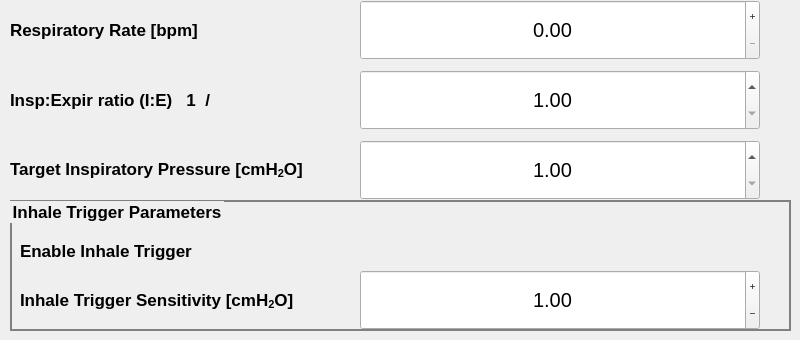
      <widget class="QWidget" name="tab">
       <attribute name="title">
        <string>PCV</string>
       </attribute>
       <widget class="QLabel" name="label">
        <property name="geometry">
         <rect>
          <x>10</x>
          <y>0</y>
          <width>340</width>
          <height>60</height>
         </rect>
        </property>
        <property name="font">
         <font>
          <family>Cantarell</family>
          <pointsize>13</pointsize>
          <weight>75</weight>
          <bold>true</bold>
         </font>
        </property>
        <property name="text">
         <string>Respiratory Rate [bpm]</string>
        </property>
       </widget>
       <widget class="QLabel" name="label_2">
        <property name="geometry">
         <rect>
          <x>10</x>
          <y>70</y>
          <width>340</width>
          <height>60</height>
         </rect>
        </property>
        <property name="font">
         <font>
          <family>Cantarell</family>
          <pointsize>13</pointsize>
          <weight>75</weight>
          <bold>true</bold>
         </font>
        </property>
        <property name="text">
         <string>Insp:Expir ratio (I:E)   1  /</string>
        </property>
       </widget>
       <widget class="QDoubleSpinBox" name="spinBox_rr">
        <property name="geometry">
         <rect>
          <x>360</x>
          <y>0</y>
          <width>400</width>
          <height>60</height>
         </rect>
        </property>
        <property name="font">
         <font>
          <pointsize>15</pointsize>
         </font>
        </property>
        <property name="styleSheet">
         <string notr="true"/>
        </property>
        <property name="alignment">
         <set>Qt::AlignCenter</set>
        </property>
        <property name="buttonSymbols">
         <enum>QAbstractSpinBox::PlusMinus</enum>
        </property>
       </widget>
       <widget class="QDoubleSpinBox" name="spinBox_insp_expir_ratio">
        <property name="geometry">
         <rect>
          <x>360</x>
          <y>70</y>
          <width>400</width>
          <height>60</height>
         </rect>
        </property>
        <property name="font">
         <font>
          <pointsize>15</pointsize>
          <weight>50</weight>
          <bold>false</bold>
         </font>
        </property>
        <property name="alignment">
         <set>Qt::AlignCenter</set>
        </property>
        <property name="minimum">
         <double>1.000000000000000</double>
        </property>
        <property name="maximum">
         <double>10.000000000000000</double>
        </property>
        <property name="singleStep">
         <double>0.100000000000000</double>
        </property>
       </widget>
       <widget class="QPushButton" name="fake_btn_rr">
        <property name="geometry">
         <rect>
          <x>440</x>
          <y>0</y>
          <width>240</width>
          <height>60</height>
         </rect>
        </property>
        <property name="palette">
         <palette>
          <active>
           <colorrole role="Button">
            <brush brushstyle="SolidPattern">
             <color alpha="0">
              <red>0</red>
              <green>0</green>
              <blue>0</blue>
             </color>
            </brush>
           </colorrole>
           <colorrole role="Base">
            <brush brushstyle="SolidPattern">
             <color alpha="0">
              <red>0</red>
              <green>0</green>
              <blue>0</blue>
             </color>
            </brush>
           </colorrole>
           <colorrole role="Window">
            <brush brushstyle="SolidPattern">
             <color alpha="0">
              <red>0</red>
              <green>0</green>
              <blue>0</blue>
             </color>
            </brush>
           </colorrole>
          </active>
          <inactive>
           <colorrole role="Button">
            <brush brushstyle="SolidPattern">
             <color alpha="0">
              <red>0</red>
              <green>0</green>
              <blue>0</blue>
             </color>
            </brush>
           </colorrole>
           <colorrole role="Base">
            <brush brushstyle="SolidPattern">
             <color alpha="0">
              <red>0</red>
              <green>0</green>
              <blue>0</blue>
             </color>
            </brush>
           </colorrole>
           <colorrole role="Window">
            <brush brushstyle="SolidPattern">
             <color alpha="0">
              <red>0</red>
              <green>0</green>
              <blue>0</blue>
             </color>
            </brush>
           </colorrole>
          </inactive>
          <disabled>
           <colorrole role="Button">
            <brush brushstyle="SolidPattern">
             <color alpha="0">
              <red>0</red>
              <green>0</green>
              <blue>0</blue>
             </color>
            </brush>
           </colorrole>
           <colorrole role="Base">
            <brush brushstyle="SolidPattern">
             <color alpha="0">
              <red>0</red>
              <green>0</green>
              <blue>0</blue>
             </color>
            </brush>
           </colorrole>
           <colorrole role="Window">
            <brush brushstyle="SolidPattern">
             <color alpha="0">
              <red>0</red>
              <green>0</green>
              <blue>0</blue>
             </color>
            </brush>
           </colorrole>
          </disabled>
         </palette>
        </property>
        <property name="font">
         <font>
          <underline>false</underline>
         </font>
        </property>
        <property name="styleSheet">
         <string notr="true">QPushButton {
	background-color: rgba(0, 0, 0, 0);
     border-style: outset;
}</string>
        </property>
        <property name="text">
         <string/>
        </property>
       </widget>
       <widget class="QPushButton" name="fake_btn_ie">
        <property name="geometry">
         <rect>
          <x>440</x>
          <y>70</y>
          <width>240</width>
          <height>60</height>
         </rect>
        </property>
        <property name="palette">
         <palette>
          <active>
           <colorrole role="Button">
            <brush brushstyle="SolidPattern">
             <color alpha="0">
              <red>0</red>
              <green>0</green>
              <blue>0</blue>
             </color>
            </brush>
           </colorrole>
           <colorrole role="Base">
            <brush brushstyle="SolidPattern">
             <color alpha="0">
              <red>0</red>
              <green>0</green>
              <blue>0</blue>
             </color>
            </brush>
           </colorrole>
           <colorrole role="Window">
            <brush brushstyle="SolidPattern">
             <color alpha="0">
              <red>0</red>
              <green>0</green>
              <blue>0</blue>
             </color>
            </brush>
           </colorrole>
          </active>
          <inactive>
           <colorrole role="Button">
            <brush brushstyle="SolidPattern">
             <color alpha="0">
              <red>0</red>
              <green>0</green>
              <blue>0</blue>
             </color>
            </brush>
           </colorrole>
           <colorrole role="Base">
            <brush brushstyle="SolidPattern">
             <color alpha="0">
              <red>0</red>
              <green>0</green>
              <blue>0</blue>
             </color>
            </brush>
           </colorrole>
           <colorrole role="Window">
            <brush brushstyle="SolidPattern">
             <color alpha="0">
              <red>0</red>
              <green>0</green>
              <blue>0</blue>
             </color>
            </brush>
           </colorrole>
          </inactive>
          <disabled>
           <colorrole role="Button">
            <brush brushstyle="SolidPattern">
             <color alpha="0">
              <red>0</red>
              <green>0</green>
              <blue>0</blue>
             </color>
            </brush>
           </colorrole>
           <colorrole role="Base">
            <brush brushstyle="SolidPattern">
             <color alpha="0">
              <red>0</red>
              <green>0</green>
              <blue>0</blue>
             </color>
            </brush>
           </colorrole>
           <colorrole role="Window">
            <brush brushstyle="SolidPattern">
             <color alpha="0">
              <red>0</red>
              <green>0</green>
              <blue>0</blue>
             </color>
            </brush>
           </colorrole>
          </disabled>
         </palette>
        </property>
        <property name="font">
         <font>
          <underline>false</underline>
         </font>
        </property>
        <property name="styleSheet">
         <string notr="true">QPushButton {
	background-color: rgba(0, 0, 0, 0);
     border-style: outset;
}</string>
        </property>
        <property name="text">
         <string/>
        </property>
       </widget>
       <widget class="QLabel" name="label_3">
        <property name="geometry">
         <rect>
          <x>10</x>
          <y>139</y>
          <width>340</width>
          <height>60</height>
         </rect>
        </property>
        <property name="font">
         <font>
          <family>Cantarell</family>
          <pointsize>13</pointsize>
          <weight>75</weight>
          <bold>true</bold>
         </font>
        </property>
        <property name="text">
         <string>&lt;html&gt;&lt;head/&gt;&lt;body&gt;&lt;p&gt;Target Inspiratory Pressure [cmH&lt;span style=&quot; vertical-align:sub;&quot;&gt;2&lt;/span&gt;O]&lt;/p&gt;&lt;/body&gt;&lt;/html&gt;</string>
        </property>
       </widget>
       <widget class="QDoubleSpinBox" name="spinBox_insp_pressure">
        <property name="geometry">
         <rect>
          <x>360</x>
          <y>140</y>
          <width>400</width>
          <height>60</height>
         </rect>
        </property>
        <property name="font">
         <font>
          <pointsize>15</pointsize>
          <weight>50</weight>
          <bold>false</bold>
         </font>
        </property>
        <property name="alignment">
         <set>Qt::AlignCenter</set>
        </property>
        <property name="minimum">
         <double>1.000000000000000</double>
        </property>
        <property name="maximum">
         <double>10.000000000000000</double>
        </property>
        <property name="singleStep">
         <double>0.100000000000000</double>
        </property>
       </widget>
       <widget class="QPushButton" name="fake_btn_insp_pressure">
        <property name="geometry">
         <rect>
          <x>440</x>
          <y>140</y>
          <width>240</width>
          <height>60</height>
         </rect>
        </property>
        <property name="palette">
         <palette>
          <active>
           <colorrole role="Button">
            <brush brushstyle="SolidPattern">
             <color alpha="0">
              <red>0</red>
              <green>0</green>
              <blue>0</blue>
             </color>
            </brush>
           </colorrole>
           <colorrole role="Base">
            <brush brushstyle="SolidPattern">
             <color alpha="0">
              <red>0</red>
              <green>0</green>
              <blue>0</blue>
             </color>
            </brush>
           </colorrole>
           <colorrole role="Window">
            <brush brushstyle="SolidPattern">
             <color alpha="0">
              <red>0</red>
              <green>0</green>
              <blue>0</blue>
             </color>
            </brush>
           </colorrole>
          </active>
          <inactive>
           <colorrole role="Button">
            <brush brushstyle="SolidPattern">
             <color alpha="0">
              <red>0</red>
              <green>0</green>
              <blue>0</blue>
             </color>
            </brush>
           </colorrole>
           <colorrole role="Base">
            <brush brushstyle="SolidPattern">
             <color alpha="0">
              <red>0</red>
              <green>0</green>
              <blue>0</blue>
             </color>
            </brush>
           </colorrole>
           <colorrole role="Window">
            <brush brushstyle="SolidPattern">
             <color alpha="0">
              <red>0</red>
              <green>0</green>
              <blue>0</blue>
             </color>
            </brush>
           </colorrole>
          </inactive>
          <disabled>
           <colorrole role="Button">
            <brush brushstyle="SolidPattern">
             <color alpha="0">
              <red>0</red>
              <green>0</green>
              <blue>0</blue>
             </color>
            </brush>
           </colorrole>
           <colorrole role="Base">
            <brush brushstyle="SolidPattern">
             <color alpha="0">
              <red>0</red>
              <green>0</green>
              <blue>0</blue>
             </color>
            </brush>
           </colorrole>
           <colorrole role="Window">
            <brush brushstyle="SolidPattern">
             <color alpha="0">
              <red>0</red>
              <green>0</green>
              <blue>0</blue>
             </color>
            </brush>
           </colorrole>
          </disabled>
         </palette>
        </property>
        <property name="font">
         <font>
          <underline>false</underline>
         </font>
        </property>
        <property name="styleSheet">
         <string notr="true">QPushButton {
	background-color: rgba(0, 0, 0, 0);
     border-style: outset;
}</string>
        </property>
        <property name="text">
         <string/>
        </property>
       </widget>
       <widget class="QGroupBox" name="groupBox_3">
        <property name="geometry">
         <rect>
          <x>10</x>
          <y>200</y>
          <width>781</width>
          <height>131</height>
         </rect>
        </property>
        <property name="font">
         <font>
          <pointsize>13</pointsize>
          <weight>75</weight>
          <bold>true</bold>
         </font>
        </property>
        <property name="styleSheet">
         <string notr="true">QGroupBox {
border: 2px solid gray;
}</string>
        </property>
        <property name="title">
         <string>Inhale Trigger Parameters</string>
        </property>
        <widget class="QDoubleSpinBox" name="spinBox_trigger_sensitivity">
         <property name="geometry">
          <rect>
           <x>350</x>
           <y>70</y>
           <width>400</width>
           <height>60</height>
          </rect>
         </property>
         <property name="font">
          <font>
           <pointsize>15</pointsize>
          </font>
         </property>
         <property name="styleSheet">
          <string notr="true"/>
         </property>
         <property name="alignment">
          <set>Qt::AlignCenter</set>
         </property>
         <property name="buttonSymbols">
          <enum>QAbstractSpinBox::PlusMinus</enum>
         </property>
         <property name="value">
          <double>1.000000000000000</double>
         </property>
        </widget>
        <widget class="MVMToggle" name="toggle_pcv_trigger_enable" native="true">
         <property name="enabled">
          <bool>false</bool>
         </property>
         <property name="geometry">
          <rect>
           <x>210</x>
           <y>30</y>
           <width>131</width>
           <height>41</height>
          </rect>
         </property>
        </widget>
        <widget class="QLabel" name="label_4">
         <property name="geometry">
          <rect>
           <x>10</x>
           <y>70</y>
           <width>340</width>
           <height>60</height>
          </rect>
         </property>
         <property name="font">
          <font>
           <family>Cantarell</family>
           <pointsize>13</pointsize>
           <weight>75</weight>
           <bold>true</bold>
          </font>
         </property>
         <property name="text">
          <string>&lt;html&gt;&lt;head/&gt;&lt;body&gt;&lt;p&gt;Inhale Trigger Sensitivity [cmH&lt;span style=&quot; vertical-align:sub;&quot;&gt;2&lt;/span&gt;O]&lt;/p&gt;&lt;/body&gt;&lt;/html&gt;</string>
         </property>
        </widget>
        <widget class="QLabel" name="label_14">
         <property name="geometry">
          <rect>
           <x>10</x>
           <y>30</y>
           <width>181</width>
           <height>41</height>
          </rect>
         </property>
         <property name="font">
          <font>
           <pointsize>13</pointsize>
           <weight>75</weight>
           <bold>true</bold>
          </font>
         </property>
         <property name="text">
          <string>Enable Inhale Trigger</string>
         </property>
        </widget>
        <widget class="QPushButton" name="fake_btn_trigger_sensitivity">
         <property name="geometry">
          <rect>
           <x>430</x>
           <y>70</y>
           <width>240</width>
           <height>60</height>
          </rect>
         </property>
         <property name="palette">
          <palette>
           <active>
            <colorrole role="Button">
             <brush brushstyle="SolidPattern">
              <color alpha="0">
               <red>0</red>
               <green>0</green>
               <blue>0</blue>
              </color>
             </brush>
            </colorrole>
            <colorrole role="Base">
             <brush brushstyle="SolidPattern">
              <color alpha="0">
               <red>0</red>
               <green>0</green>
               <blue>0</blue>
              </color>
             </brush>
            </colorrole>
            <colorrole role="Window">
             <brush brushstyle="SolidPattern">
              <color alpha="0">
               <red>0</red>
               <green>0</green>
               <blue>0</blue>
              </color>
             </brush>
            </colorrole>
           </active>
           <inactive>
            <colorrole role="Button">
             <brush brushstyle="SolidPattern">
              <color alpha="0">
               <red>0</red>
               <green>0</green>
               <blue>0</blue>
              </color>
             </brush>
            </colorrole>
            <colorrole role="Base">
             <brush brushstyle="SolidPattern">
              <color alpha="0">
               <red>0</red>
               <green>0</green>
               <blue>0</blue>
              </color>
             </brush>
            </colorrole>
            <colorrole role="Window">
             <brush brushstyle="SolidPattern">
              <color alpha="0">
               <red>0</red>
               <green>0</green>
               <blue>0</blue>
              </color>
             </brush>
            </colorrole>
           </inactive>
           <disabled>
            <colorrole role="Button">
             <brush brushstyle="SolidPattern">
              <color alpha="0">
               <red>0</red>
               <green>0</green>
               <blue>0</blue>
              </color>
             </brush>
            </colorrole>
            <colorrole role="Base">
             <brush brushstyle="SolidPattern">
              <color alpha="0">
               <red>0</red>
               <green>0</green>
               <blue>0</blue>
              </color>
             </brush>
            </colorrole>
            <colorrole role="Window">
             <brush brushstyle="SolidPattern">
              <color alpha="0">
               <red>0</red>
               <green>0</green>
               <blue>0</blue>
              </color>
             </brush>
            </colorrole>
           </disabled>
          </palette>
         </property>
         <property name="font">
          <font>
           <underline>false</underline>
          </font>
         </property>
         <property name="styleSheet">
          <string notr="true">QPushButton {
	background-color: rgba(0, 0, 0, 0);
     border-style: outset;
}</string>
         </property>
         <property name="text">
          <string/>
         </property>
        </widget>
       </widget>
      </widget>
